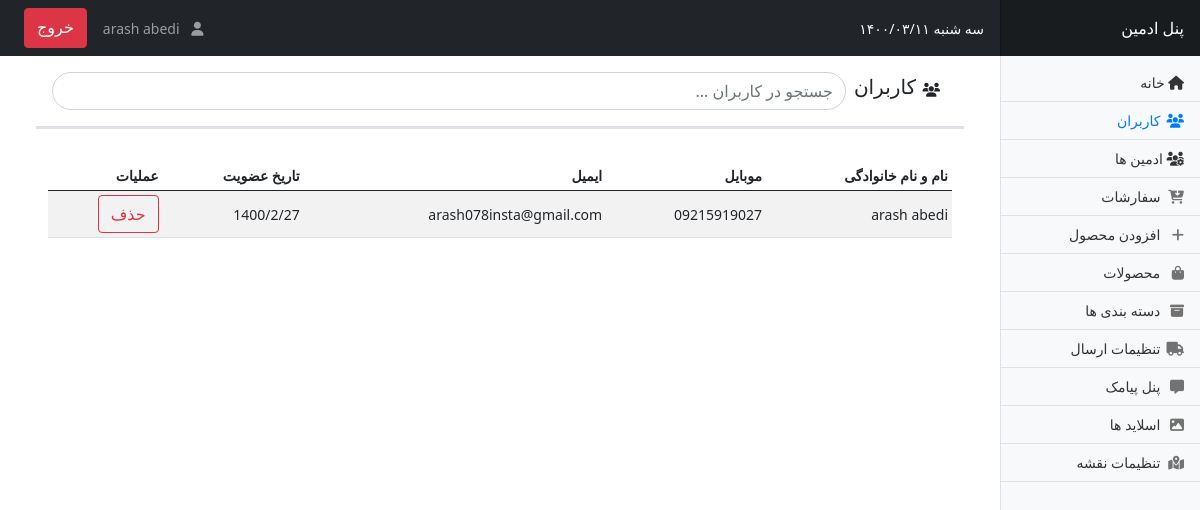
Before: /admin/users.php (signed in) with the older database file.
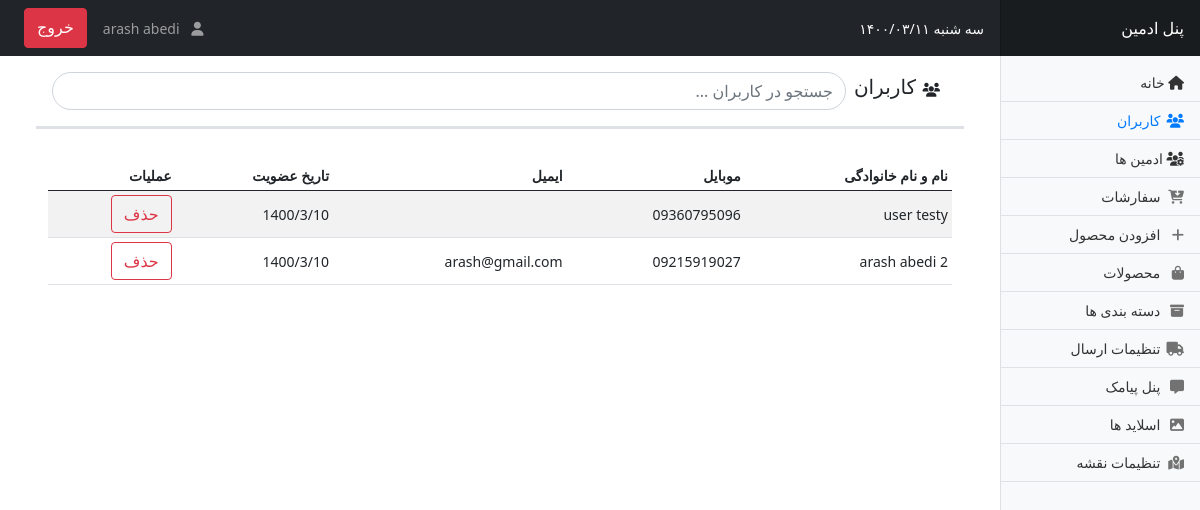
After: the same page with the newer database file.
### tables this page shows
CREATE TABLE `users` (
  `id` int NOT NULL,
  `FName` varchar(100) DEFAULT NULL,
  `LName` varchar(150) DEFAULT NULL,
  `phone` varchar(30) NOT NULL,
  `password` varchar(250) DEFAULT NULL,
  `email` varchar(100) DEFAULT NULL,
  `is_varified` enum('none','done') NOT NULL,
  `register_code` varchar(100) DEFAULT NULL,
  `created_at` timestamp NOT NULL DEFAULT CURRENT_TIMESTAMP,
  `updated_at` timestamp NOT NULL DEFAULT CURRENT_TIMESTAMP
);

### inc/classes/DbClass.php (called while the page is built, shortened)
<?php
class Db {
    private static $server=DB_SERVER;
    private static $username=DB_USERNAME;
    private static $password=DB_PASSWORD;
    private static $dbName=DB_NAME;
    public static function connect(){
        try {
            $conn = new PDO("mysql:host=".self::$server.";dbname=".self::$dbName.";charset=utf8mb4", self::$username, self::$password);
            $conn->setAttribute(PDO::ATTR_ERRMODE, PDO::ERRMODE_EXCEPTION);
            return $conn;
        }catch(PDOException $e) {
            file_put_contents('DatabaseExeptions.log',$e);
        }
    }
    public static function select($table,$conditions="1",$fetchType='All' ,$disdinct="*",$limit=0,$orderBy='id',$orderType='ASC',$perPage="",$offset=1){
        if($limit){
            if($perPage!=="" && is_numeric($perPage) && $perPage>0 && $offset>=1){
                $start=($offset-1)*$perPage;
                $len=$perPage;
                $sql="SELECT $disdinct FROM $table WHERE $conditions ORDER BY $orderBy $orderType LIMIT $start,$len";
            }elseif($limit){
                $sql="SELECT $disdinct FROM $table WHERE $conditions ORDER BY $orderBy $orderType LIMIT $limit";
            }
        }else{
            $sql="SELECT $disdinct FROM $table WHERE $conditions ORDER BY $orderBy $orderType";
        }
        if($sql){
            $result=Db::connect()->query($sql);
            if(strtolower($fetchType)=='all'){
                if($res=$result->fetchAll(PDO::FETCH_NAMED)){
                    return $res;
                }else{
                    return false;
                }
            }elseif(strtolower($fetchType)=='single'){
                if($res=$result->fetch(PDO::FETCH_ASSOC)){
                    return $res;
                }else{
                    return false;
                }
            }
        }else{
            return false;
        }
    }
    public static function query($sql){
        try{
            return Db::connect()->query($sql);
        }catch(PDOException $e){
            file_put_contents('DatabaseExeptions.log',$e);
            return false;
        }
    }
}

### inc/classes/UserClass.php (called while the page is built, shortened)
<?php
class User {
    private $id;
    private $firstName;
    private $lastName;
    private $phone;
    private $email;
    private $createdAt;
    public function __construct($userId)
    {
        $user=$this->getUserFullInfo($userId);
    }
    private function getUserFullInfo($userId){
        return Db::select(USER_TABLE_NAME,"id='$userId'","single");
    }
    public function setId($id){
        $this->id=$id;
    }
    public function setFirstName($fn){
        $this->firstName=$fn;
    }
    public function setLastName($ln){
        $this->lastName=$ln;
    }
    public function setPhone($phn){
        $this->phone=$phn;
    }
    public function setEmail($em){
        $this->email=$em;
    }
    public function setCreatedAt($createdAt){
        $this->createdAt=$createdAt;
    }
    public function getId(){
        return $this->id;
    }
    public function getFirstName(){
        return $this->firstName;
    }
    public function getLastName(){
        return $this->lastName;
    }
    public function getPhone(){
        return $this->phone;
    }
    public function getEmail(){
        return $this->email;
    }
    public function getCreatedAt(){
        return $this->createdAt;
    }
    public static function getUsesrs($condition,$distinct="*"){
        $result=Db::query("SELECT $distinct FROM ".USER_TABLE_NAME." $condition");
        if($res=$result->fetchAll(PDO::FETCH_NAMED)){
            return $res;
        }else{
            return false;
        }
    }
}

### http/controller.php (called while the page is built, shortened)
<?php
if(isset($pageUi)){
    if($pageUi=='addCategory'){
        if(isAdmin() || isMaster()){
            if(isset($_GET['rm_cat'])){
                $category=new Category($_GET['rm_cat']);
                $category->delete();
                $category->deleteSubCategories();
            }elseif(isset($_GET['rm_sub'])){
                $subCategory=new SubCategory($_GET['rm_sub']);
                $subCategory->delete();
            }elseif(isset($_POST['addCategory'])){
                $catName=isset($_POST['name']) ? $_POST['name'] : "";
                $catType=isset($_POST['catType']) ? $_POST['catType'] : "";
                if($catType!=""){
                    if($catType=='parent'){
                        Category::create(['name'=>$catName,'creator_id'=>1],$message);
                    }else{
                        SubCategory::create(['name'=>$catName,'creator_id'=>1,'category_id'=>$catType]);
                    }
                }
            }
            $categories=Category::getCategories();
        }
    }
    elseif($pageUi=='users'){
        if(isAdmin() || isMaster()){
            $users=User::getUsesrs("ORDER BY created_at DESC","id");
        }else{
            $message=new Message();
            $message->setErrorMessage(ERR_ACCESS_DENIED);
            $message->showError(ERR_ACCESS_DENIED);
            die();
        }
    }
    elseif($pageUi=='index'){
        $mostSelesProducts=Product::getProducts("instock>0","sales","DESC",20);
        $indexCategories=Category::getCategories("show_index='yes'",$message);
        $latestProducts=Product::getProducts("instock>0","id","DESC",10);
    }
    elseif($pageUi=='cart'){
        if(isset($_SESSION['cart']) && $_SESSION['cart']['products']){
            $productsId=$_SESSION['cart']['products'];
        }
    }elseif($pageUi=='orders'){
        if(isset($_POST['update'])){
            $order=new Order($_POST['orderId']);
            $order->update(['status'=>$_POST['status']]);
        }
        $orders=Order::getOrders();
    }
}

### config.php (called while the page is built, shortened)
<?php
function public_html(){
    $countSlashes=substr_count($_SERVER['PHP_SELF'],'/')-1;
    $backStr="";
    while($countSlashes>0){
        $backStr.="../";
        $countSlashes--;
    }
    global $root;
    if(isset($root) && $root==true){
        return HOST_ROOT;
    }else{
        return $backStr;
    }
}
require_once public_html().PROJECT_NAME.'/inc/libs/jdf.php';
include_once(public_html().PROJECT_NAME.'/inc/functions.php');
require_once public_html().PROJECT_NAME.'/inc/classes/DbClass.php';
require_once public_html().PROJECT_NAME.'/inc/classes/UserClass.php';
include_once public_html().PROJECT_NAME.'/http/controller.php';

### inc/functions.php (called while the page is built, shortened)
<?php
function convertTimeStamp($timestamp){
    $timestamp = strtotime($timestamp);
    $date = date('d-m-Y', $timestamp);
    $time = date('Gi.s', $timestamp);
    return ['date'=>$date,'time'=>$time];
}
function timestampToJalaliDate($timestamp){
    $current_gdate = $timestamp;
    $arr_parts = explode('-', $current_gdate);
    $gYear  = $arr_parts[2];
    $gMonth = $arr_parts[1];
    $gDay   = $arr_parts[0];
    return gregorian_to_jalali($gYear, $gMonth, $gDay, '/');
}

### inc/libs/jdf.php (called while the page is built, shortened)
<?php
function tr_num($str, $mod = 'en', $mf = '٫') {
  $num_a = array('0', '1', '2', '3', '4', '5', '6', '7', '8', '9', '.');
  $key_a = array('۰', '۱', '۲', '۳', '۴', '۵', '۶', '۷', '۸', '۹', $mf);
  return ($mod == 'fa') ? str_replace($num_a, $key_a, $str) : str_replace($key_a, $num_a, $str);
}
function gregorian_to_jalali($gy, $gm, $gd, $mod = '') {
   list($gy, $gm, $gd) = explode('_', tr_num($gy . '_' . $gm . '_' . $gd));
  $g_d_m = array(0, 31, 59, 90, 120, 151, 181, 212, 243, 273, 304, 334);
  $gy2 = ($gm > 2) ? ($gy + 1) : $gy;
  $days = 355666 + (365 * $gy) + ((int) (($gy2 + 3) / 4)) - ((int) (($gy2 + 99) / 100)) + ((int) (($gy2 + 399) / 400)) + $gd + $g_d_m[$gm - 1];
  $jy = -1595 + (33 * ((int) ($days / 12053)));
  $days %= 12053;
  $jy += 4 * ((int) ($days / 1461));
  $days %= 1461;
  if ($days > 365) {
    $jy += (int) (($days - 1) / 365);
    $days = ($days - 1) % 365;
  }
  if ($days < 186) {
    $jm = 1 + (int) ($days / 31);
    $jd = 1 + ($days % 31);
  } else {
    $jm = 7 + (int) (($days - 186) / 30);
    $jd = 1 + (($days - 186) % 30);
  }
  return ($mod == '') ? array($jy, $jm, $jd) : $jy . $mod . $jm . $mod . $jd;
}

### admin/users.php (the view, shortened to what the changed rows need)
<?php
  include_once '../config.php';
  include 'adminheader.php';
?>
  <div class="container-fluid">
  <div class="row">
    <main class="col-md-9 ms-sm-auto col-lg-10 px-md-4">
      <div class="container">
        <div id="tb-users" class="row g-3 my-3">
                <div class="table-responsive">
                  <?php if($users): ?>
                      <table class="table table-striped table-sm text-nowrap align-middle">
                          <thead>
                              <tr>
                              <th>نام و نام خانوادگی</th>
                              <th>موبایل</th>
                              <th>ایمیل</th>
                              <th>تاریخ عضویت</th>
                              <th>عملیات</th>
                              </tr>
                          </thead>
                          <tbody>
                              <?php foreach($users as $user):
                                  $userObj=new User($user['id']);
                              ?>
                                  <tr>
                                  <td><?php echo $userObj->getFirstName()." ".$userObj->getLastName(); ?></td>
                                  <td><?php echo $userObj->getPhone(); ?></td>
                                  <td><?php echo $userObj->getEmail(); ?></td>
                                  <td><?php $timestampDate=convertTimeStamp($userObj->getCreatedAt())['date'];
                                          echo timestampToJalaliDate($timestampDate);
                                  ?></td>
                                  <td>
                                      <div class="d-flex flex-row">
                                      <a href="?rm_user=<?php echo $userObj->getId(); ?>" class="btn btn-outline-danger">حذف</a>
                                      </div>
                                  </td>
                                  </tr>
                              <?php endforeach; ?>
                          </tbody>
                      </table>
                  <?php else:?>
                      <p>کاربری وجود ندارد</p>
                  <?php endif; ?>
          </div>
  </div>
      </div>
    </main>
  </div>
</div>
  </body>
</html>

Changed rows visible on the page:
removed users: FName "arash", LName "abedi", phone "09215919027", email "arash078insta@gmail.com", created_at "1400/2/27"
added users: FName "user", LName "testy", phone "09360795096", created_at "1400/3/10"
added users: FName "2 arash", LName "abedi", phone "09215919027", email "arash@gmail.com", created_at "1400/3/10"
